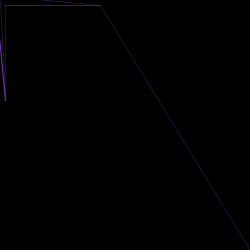
Frame 1 (no input)
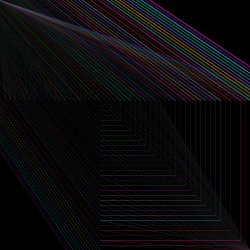
Frame 60 (the mouse pressed at the canvas centre just before this capture)
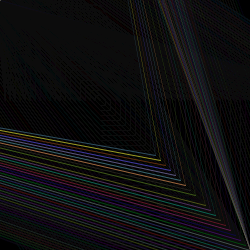
Frame 120 (the mouse held since frame 60 and released just before this capture)

The Processing sketch that drew these frames (run headless with seeded random() and noise(); from frame 60 on, the mouse is pressed at the canvas centre):

// Processing sketch: processing_18602
// ── processing_18602.pde

//variables
float y=5;
float c=200;

//background
void setup()
{
  size(250, 250);
  smooth();
  background(0);
}

//line animation
void draw()
{
  fill(0, 10);
  noStroke();
  rect(0, 0, width, height);
  stroke(random(c), random(c), random(c));
  strokeWeight(.25);
  line(0, 0, y, 100);
  line(250, 250, 100, y);
  line(y, y, y, 100);
  strokeWeight(1);
  line(-y, -y, y, 100);
  strokeWeight(.5);
  line(100, y, y, y);
  strokeWeight(.25);
  line(100, y, -y, -y);
  y+=5;
  if (y>height*1.5) {
    y=-height*1.5;
  }
}
